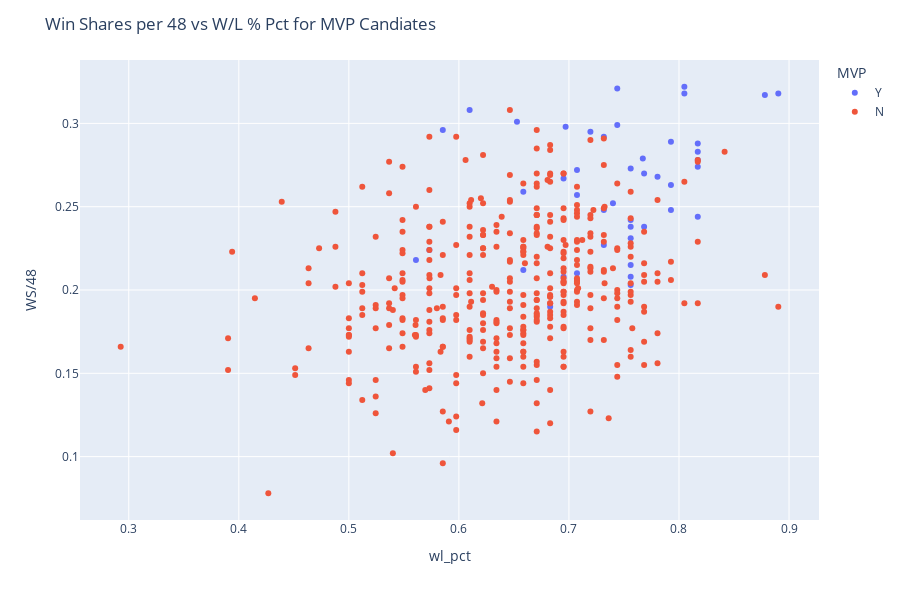

The cell this chart's notebook holds for it:
### Code cell
fig = px.scatter(df, x="wl_pct", y="WS/48",color='MVP', hover_data=['Player', 'Year'])
fig.update_layout(height=600, title_text= 'Win Shares per 48 vs W/L % Pct for MVP Candiates')
fig.show()

### Figure 1 — Plotly figure (JSON) as saved in the notebook; plotly's stock layout.template omitted (floating-point values rounded to 4 significant figures; data arrays with more than 128 entries replaced by an {"elided": "..."} marker saying what was removed)
{"data": [{"customdata": [["Kareem Abdul-Jabbar", 1980], ["Julius Erving", 1981], ["Moses Malone", 1982], ["Moses Malone", 1983], ["Larry Bird", 1984], ["Larry Bird", 1985], ["Larry Bird", 1986], ["Magic Johnson", 1987], ["Michael Jordan", 1988], ["Magic Johnson", 1989], ["Magic Johnson", 1990], ["Michael Jordan", 1991], ["Michael Jordan", 1992], ["Charles Barkley", 1993], ["Hakeem Olajuwon", 1994], ["David Robinson", 1995], ["Michael Jordan", 1996], ["Karl Malone", 1997], ["Michael Jordan", 1998], ["Karl Malone", 1999], ["Shaquille O'Neal", 2000], ["Allen Iverson", 2001], ["Tim Duncan", 2002], ["Tim Duncan", 2003], ["Kevin Garnett", 2004], ["Steve Nash", 2005], ["Steve Nash", 2006], ["Dirk Nowitzki", 2007], ["Kobe Bryant", 2008], ["LeBron James", 2009], ["LeBron James", 2010], ["Derrick Rose", 2011], ["LeBron James", 2012], ["LeBron James", 2013], ["Kevin Durant", 2014], ["Stephen Curry", 2015], ["Stephen Curry", 2016], ["Russell Westbrook", 2017], ["James Harden", 2018], ["Giannis Antetokounmpo", 2019], ["Giannis Antetokounmpo", 2020], ["Nikola Jokić", 2021], ["Nikola Jokić", 2022], ["Joel Embiid", 2023]], "hovertemplate": "MVP=Y<br>wl_pct=%{x}<br>WS/48=%{y}<br>Player=%{customdata[0]}<br>Year=%{customdata[1]}<extra></extra>", "legendgroup": "Y", "marker": {"color": "#636efa", "symbol": "circle"}, "mode": "markers", "name": "Y", "orientation": "v", "showlegend": true, "type": "scatter", "x": [0.7317, 0.7561, 0.561, 0.7927, 0.7561, 0.7683, 0.8171, 0.7927, 0.6098, 0.6951, 0.7683, 0.7439, 0.8171, 0.7561, 0.7073, 0.7561, 0.878, 0.7805, 0.7561, 0.74, 0.8171, 0.6829, 0.7073, 0.7317, 0.7073, 0.7561, 0.6585, 0.8171, 0.6951, 0.8049, 0.7439, 0.7561, 0.697, 0.8049, 0.7195, 0.8171, 0.8902, 0.5732, 0.7927, 0.7317, 0.7671, 0.6528, 0.5854, 0.6585], "xaxis": "x", "y": [0.227, 0.231, 0.218, 0.248, 0.215, 0.238, 0.244, 0.263, 0.308, 0.267, 0.27, 0.321, 0.274, 0.242, 0.21, 0.273, 0.317, 0.268, 0.238, 0.252, 0.283, 0.19, 0.257, 0.248, 0.272, 0.203, 0.212, 0.278, 0.208, 0.318, 0.299, 0.208, 0.298, 0.322, 0.295, 0.288, 0.318, 0.224, 0.289, 0.292, 0.279, 0.301, 0.296, 0.259], "yaxis": "y"}, {"customdata": {"elided": "385x2 mixed values"}, "hovertemplate": "MVP=N<br>wl_pct=%{x}<br>WS/48=%{y}<br>Player=%{customdata[0]}<br>Year=%{customdata[1]}<extra></extra>", "legendgroup": "N", "marker": {"color": "#EF553B", "symbol": "circle"}, "mode": "markers", "name": "N", "orientation": "v", "showlegend": true, "type": "scatter", "x": {"elided": "385 float values"}, "xaxis": "x", "y": {"elided": "385 float values"}, "yaxis": "y"}], "layout": {"height": 600, "legend": {"title": {"text": "MVP"}, "tracegroupgap": 0}, "margin": {"t": 60}, "title": {"text": "Win Shares per 48 vs W/L % Pct for MVP Candiates"}, "xaxis": {"anchor": "y", "domain": [0, 1], "title": {"text": "wl_pct"}}, "yaxis": {"anchor": "x", "domain": [0, 1], "title": {"text": "WS/48"}}}}
